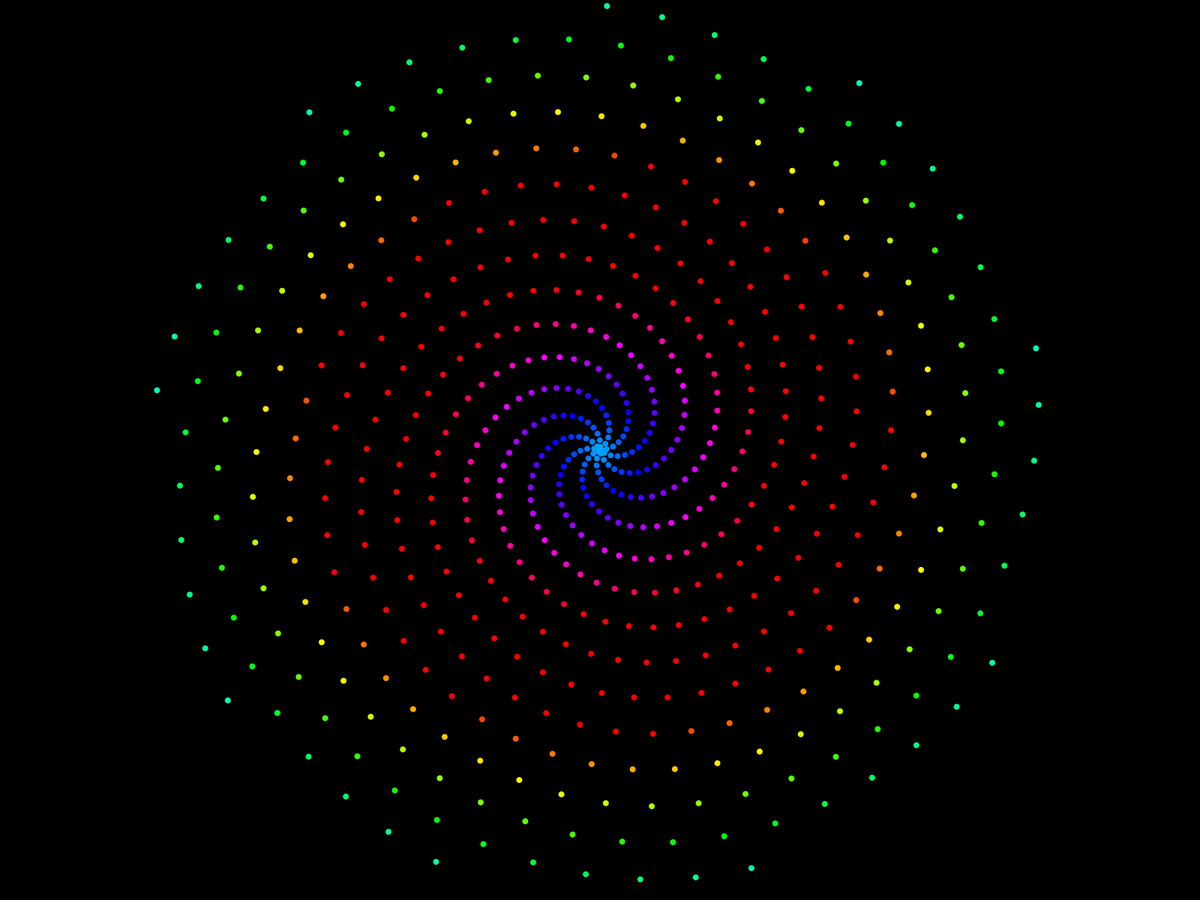
Frame 1 (no input)
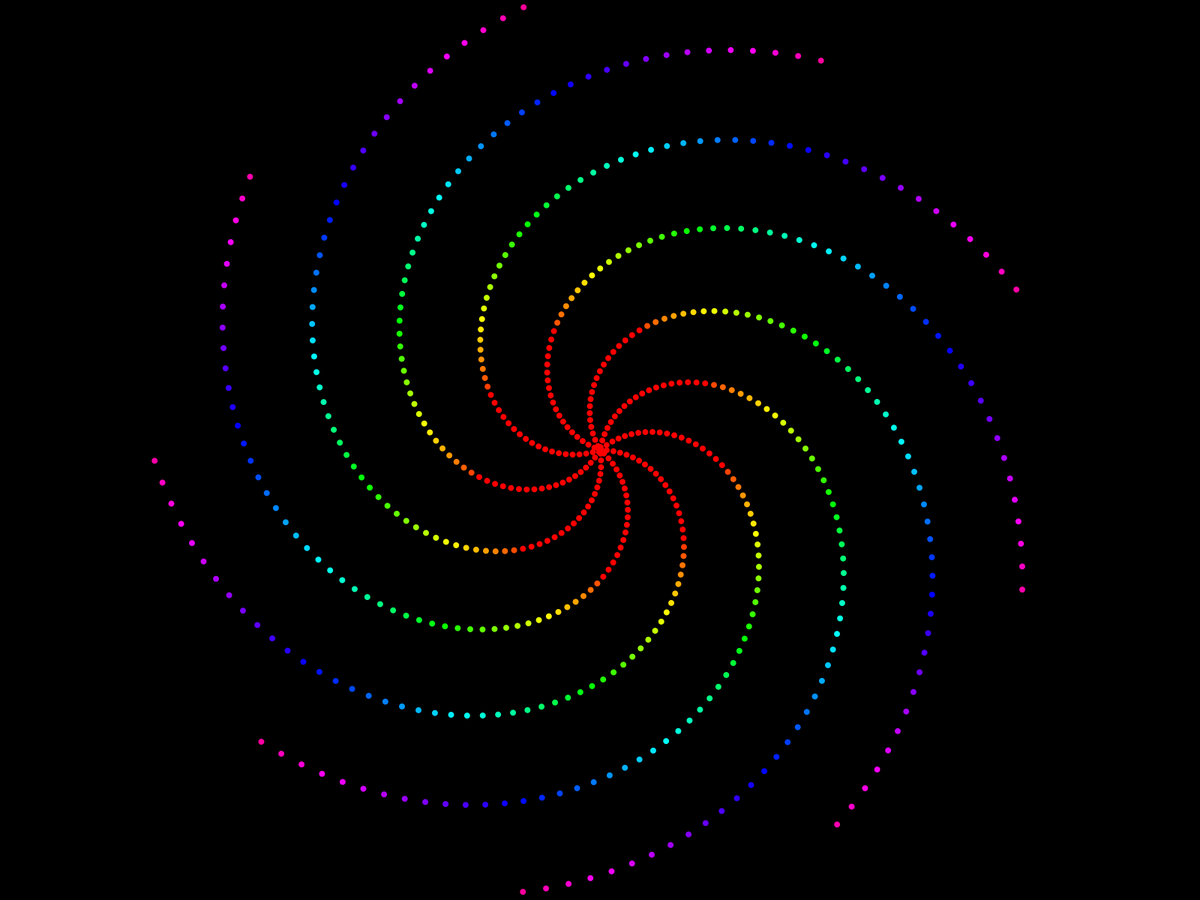
Frame 60 (the mouse pressed at the canvas centre just before this capture)
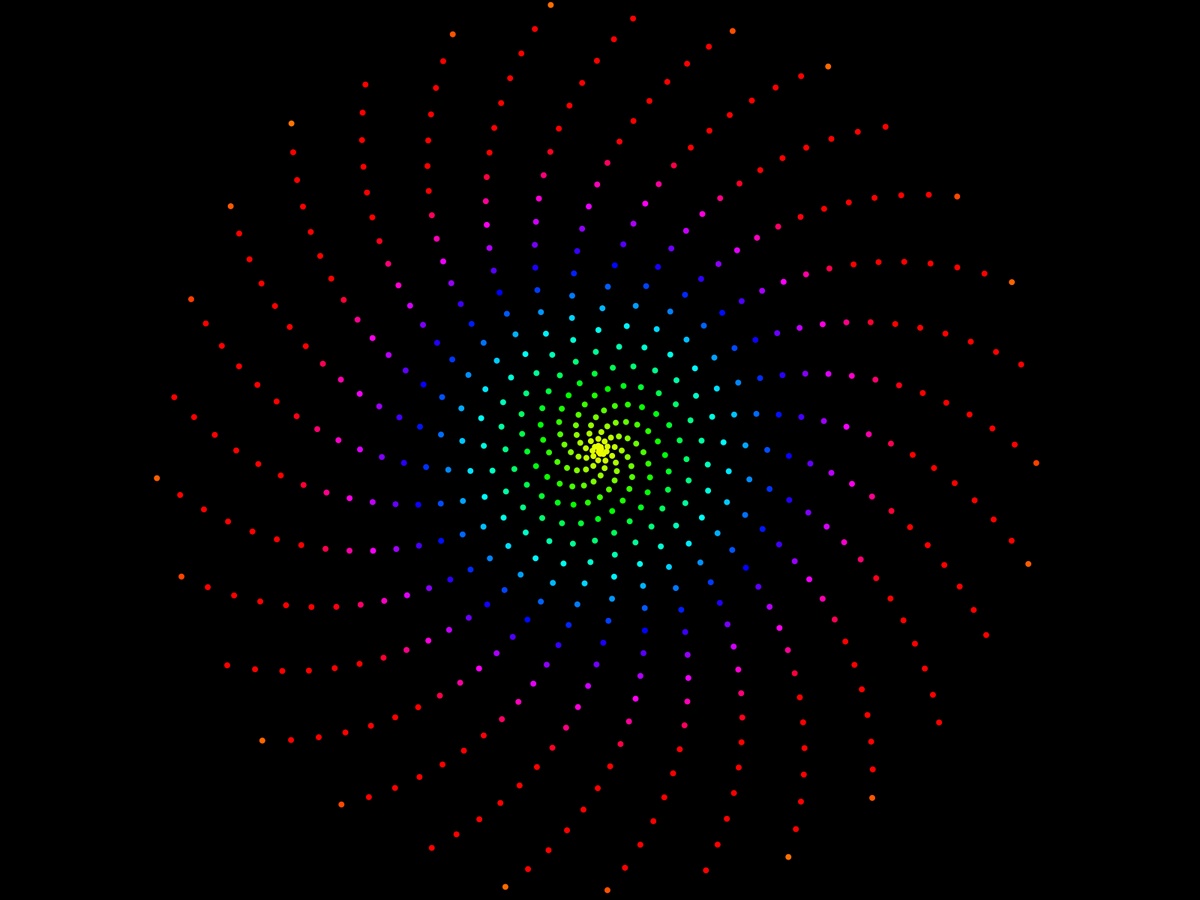
Frame 120 (the mouse held since frame 60 and released just before this capture)

The Processing sketch that drew these frames (run headless with seeded random() and noise(); from frame 60 on, the mouse is pressed at the canvas centre):

// Processing sketch: Psychedellic_Harmonic_RGB_Circles
// ── Psychedellic_Harmonic_RGB_Circles.pde
float ypos = 0;

float time = 5000000;



void setup() {

  fullScreen();

  noStroke();

}

 

void draw() {

  background(0);

  for (float i = 0; i < 600; i += 1) {

    time ++;
    
    colorMode(HSB);

    fill(abs((time + i*40)/80 % 330+10), 255, 255);

    ellipse(i*cos(time*i/1800000)+width/2, i*sin(time*i/1800000)+height/2, 8, 8);

  }
}
